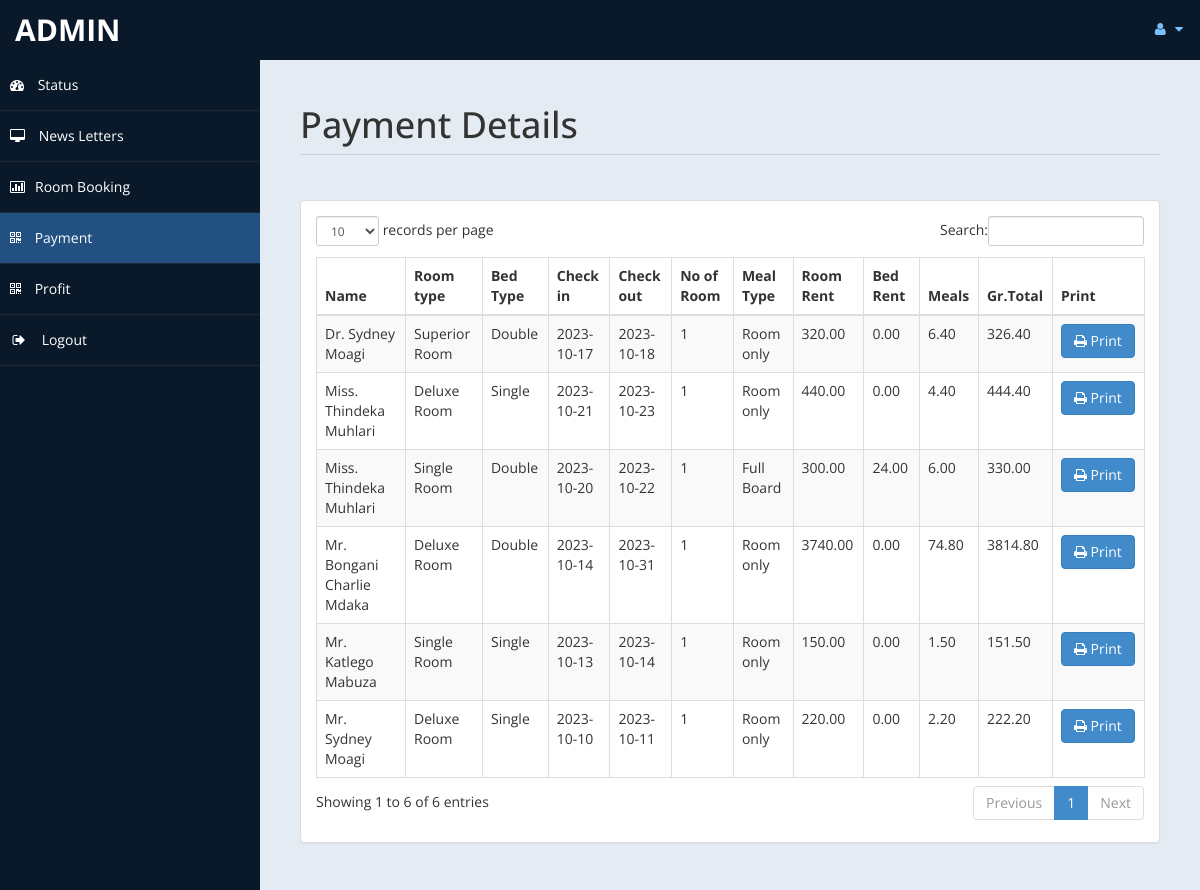
The app's page /Website/admin/payment.php (signed in) with its own data.
### tables this page shows
CREATE TABLE `payment` (
  `id` int(11) DEFAULT NULL,
  `title` varchar(5) DEFAULT NULL,
  `fname` varchar(30) DEFAULT NULL,
  `lname` varchar(30) DEFAULT NULL,
  `troom` varchar(30) DEFAULT NULL,
  `tbed` varchar(30) DEFAULT NULL,
  `nroom` int(11) DEFAULT NULL,
  `cin` date DEFAULT NULL,
  `cout` date DEFAULT NULL,
  `ttot` double(8,2) DEFAULT NULL,
  `fintot` double(8,2) DEFAULT NULL,
  `mepr` double(8,2) DEFAULT NULL,
  `meal` varchar(30) DEFAULT NULL,
  `btot` double(8,2) DEFAULT NULL,
  `noofdays` int(11) DEFAULT NULL
);

### Website/admin/payment.php (the view, shortened to what this page needs)
<!DOCTYPE html>
<html xmlns="http://www.w3.org/1999/xhtml">
<head>
    <link href="assets/css/bootstrap.css" rel="stylesheet" />
    <link href="assets/css/font-awesome.css" rel="stylesheet" />
    <link href="assets/css/custom-styles.css" rel="stylesheet" />
    <link href="assets/js/dataTables/dataTables.bootstrap.css" rel="stylesheet" />
</head>
<body>
    <div id="wrapper">
        <nav class="navbar navbar-default top-navbar" role="navigation">
            <div class="navbar-header">
                <a class="navbar-brand" href="home.php"><?php echo $_SESSION["admin"]; ?> </a>
            </div>
            <ul class="nav navbar-top-links navbar-right">
                <li class="dropdown">
                    <a class="dropdown-toggle" data-toggle="dropdown" href="#" aria-expanded="false">
                        <i class="fa fa-user fa-fw"></i> <i class="fa fa-caret-down"></i>
                    </a>
                </li>
            </ul>
        </nav>
        <nav class="navbar-default navbar-side" role="navigation">
            <div class="sidebar-collapse">
                <ul class="nav" id="main-menu">
                    <li>
                        <a href="home.php"><i class="fa fa-dashboard"></i> Status</a>
                    </li>
                    <li>
                        <a  href="messages.php"><i class="fa fa-desktop"></i> News Letters</a>
                    </li>
					<li>
                        <a href="roombook.php"><i class="fa fa-bar-chart-o"></i>Room Booking</a>
                    </li>
                    <li>
                        <a class="active-menu" href="payment.php"><i class="fa fa-qrcode"></i> Payment</a>
                    </li>
                    <li>
                        <a  href="profit.php"><i class="fa fa-qrcode"></i> Profit</a>
                    </li>
                    <li>
                        <a href="logout.php" ><i class="fa fa-sign-out fa-fw"></i> Logout</a>
                    </li>
            </div>
        </nav>
        <div id="page-wrapper" >
            <div id="page-inner">
			 <div class="row">
                    <div class="col-md-12">
                        <h1 class="page-header">
                           Payment Details<small> </small>
                        </h1>
                    </div>
                </div>
            <div class="row">
                <div class="col-md-12">
                    <div class="panel panel-default">
                        <div class="panel-body">
                            <div class="table-responsive">
                                <table class="table table-striped table-bordered table-hover" id="dataTables-example">
                                    <thead>
                                        <tr>
                                            <th>Name</th>
											<th>Room type</th>
                                            <th>Bed Type</th>
                                            <th>Check in</th>
											<th>Check out</th>
											<th>No of Room</th>
											<th>Meal Type</th>
                                            <th>Room Rent</th>
											<th>Bed Rent</th>
											<th>Meals </th>
											<th>Gr.Total</th>
											<th>Print</th>
                                        </tr>
                                    </thead>
                                    <tbody>
									<?php
										include ('db.php');
										$sql="select * from payment";
										$re = mysqli_query($con,$sql);
										while($row = mysqli_fetch_array($re))
										{
											$id = $row['id'];
											if($id % 2 ==1 )
											{
												echo"<tr class='gradeC'>
													<td>".$row['title']." ".$row['fname']." ".$row['lname']."</td>
													<td>".$row['troom']."</td>
													<td>".$row['tbed']."</td>
													<td>".$row['cin']."</td>
													<td>".$row['cout']."</td>
													<td>".$row['nroom']."</td>
													<td>".$row['meal']."</td>
													<td>".$row['ttot']."</td>
													<td>".$row['mepr']."</td>
													<td>".$row['btot']."</td>
													<td>".$row['fintot']."</td>
													<td><a href=print.php?pid=".$id ." <button class='btn btn-primary'> <i class='fa fa-print' ></i> Print</button></td>
													</tr>";
											}
											else
											{
												echo"<tr class='gradeU'>
													<td>".$row['title']." ".$row['fname']." ".$row['lname']."</td>
													<td>".$row['troom']."</td>
													<td>".$row['tbed']."</td>
													<td>".$row['cin']."</td>
													<td>".$row['cout']."</td>
													<td>".$row['nroom']."</td>
													<td>".$row['meal']."</td>
													<td>".$row['ttot']."</td>
													<td>".$row['mepr']."</td>
													<td>".$row['btot']."</td>
													<td>".$row['fintot']."</td>
													<td><a href=print.php?pid=".$id ." <button class='btn btn-primary'> <i class='fa fa-print' ></i> Print</button></td>
													</tr>";
											}
										}
									?>
                                    </tbody>
                                </table>
                            </div>
                        </div>
                    </div>
                </div>
            </div>
                </div>
            </div>
    </div>
</body>
</html>

### Website/admin/assets/css/custom-styles.css (style rules this page uses)
body { font-family: 'Open Sans', sans-serif; }
#wrapper { width: 100%; background:#09192A; }
#page-wrapper { padding: 15px 15px; min-height: 600px; background:#E5EBF2; }
#page-inner { width:100%; margin:10px 20px 10px 0px; background-color:transparent; padding:10px; min-height:1200px; }
h1, .h1, h2, .h2, h3, .h3 { margin-top: 7px; margin-bottom: -5px; }
.page-header { padding-bottom: 9px; margin: 10px 0 45px; border-bottom: 1px solid #C7D1DD; }
.top-navbar { margin:0px; }
.top-navbar .navbar-brand { color: #fff; width: 260px; text-align: left; height: 60px; font-size: 30px; font-weight: 700; text-transform: uppercase; line-height: 30px; }
.top-navbar .nav > li { position: relative; display: inline-block; }
.top-navbar .nav > li > a { position: relative; display: block; padding: 19px 15px; color: #77C0FD; }
.active-menu { background-color:#225081!important; }
.sidebar-collapse , .sidebar-collapse .nav { background:none; }
.sidebar-collapse .nav { padding:0; }
.sidebar-collapse .nav > li > a { color:#fff; background:transparent; text-shadow:none; }
.sidebar-collapse > .nav > li > a { padding:15px 10px; }
.sidebar-collapse > .nav > li { border-bottom: 1px solid rgba(107, 108, 109, 0.19); }
.navbar-side { border:none; background-color: transparent; }
.top-navbar { background:#09192A; border-bottom:none; }
.top-navbar .nav > li > a > i { margin-right: 2px; }
.navbar-default { border:0px solid black; }
.navbar-header { background: #09192A; }
.nav > li > a > i { margin-right:10px; }
@media (min-width:768px) { #page-wrapper { margin: 0 0 0 260px; padding: 15px 30px; min-height: 1200px; } }
@media (min-width:768px) { .navbar-side { z-index: 1; position: absolute; width: 260px; } }
@media (min-width:768px) { .navbar { border-radius: 0px; } }

### records on screen
payment: title "Mr.", fname "Sydney", lname "Moagi", troom "Deluxe Room", tbed "Single", cin "2023-10-10", cout "2023-10-11", nroom "1", meal "Room only", ttot "220.00", mepr "0.00", btot "2.20", fintot "222.20"
payment: title "Mr.", fname "Katlego", lname "Mabuza", troom "Single Room", tbed "Single", cin "2023-10-13", cout "2023-10-14", nroom "1", meal "Room only", ttot "150.00", mepr "0.00", btot "1.50", fintot "151.50"
payment: title "Mr.", fname "Bongani Charlie", lname "Mdaka", troom "Deluxe Room", tbed "Double", cin "2023-10-14", cout "2023-10-31", nroom "1", meal "Room only", ttot "3740.00", mepr "0.00", btot "74.80", fintot "3814.80"
payment: title "Miss.", fname "Thindeka", lname "Muhlari", troom "Deluxe Room", tbed "Single", cin "2023-10-21", cout "2023-10-23", nroom "1", meal "Room only", ttot "440.00", mepr "0.00", btot "4.40", fintot "444.40"
payment: title "Dr.", fname "Sydney", lname "Moagi", troom "Superior Room", tbed "Double", cin "2023-10-17", cout "2023-10-18", nroom "1", meal "Room only", ttot "320.00", mepr "0.00", btot "6.40", fintot "326.40"
payment: title "Miss.", fname "Thindeka", lname "Muhlari", troom "Single Room", tbed "Double", cin "2023-10-20", cout "2023-10-22", nroom "1", meal "Full Board", ttot "300.00", mepr "24.00", btot "6.00", fintot "330.00"

### other values on screen
$_SESSION["admin"] "ADMIN"
